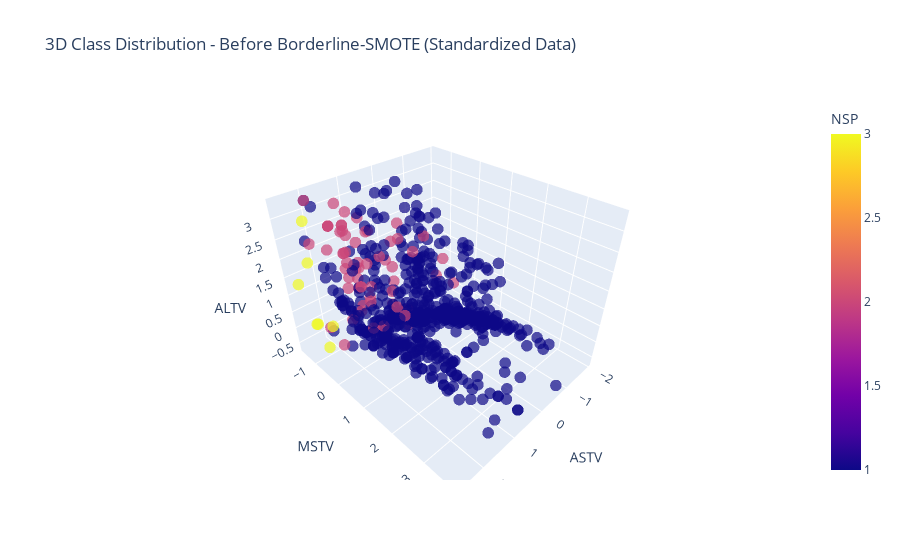

Notebook code cell kept with this figure:
### Markdown cell above
Data augmentation expands datasets by creating balanced sets, enhancing overall classification accuracy. It enhances the performance of the proposed AI models. As data are imbalanced, therefore, it is necessary to apply synthetic minority oversampling approach (SMOTE). to handle the imbalance of classes. By interpolating existing minority-class samples, this approach creates new synthetic samples. This process enhances the model’s overall performance and lowers overfitting on skewed classes.

### Code cell
import plotly.express as px
import plotly.graph_objects as go

# Now plot easily
fig = px.scatter_3d(
    X_train_reduced_df, 
    x='ASTV', 
    y='MSTV', 
    z='ALTV',
    color='NSP',
    color_discrete_map={'0': 'green', '1': 'orange', '2': 'red'},
    title='3D Class Distribution - Before Borderline-SMOTE (Standardized Data)',
    opacity=0.7
)

fig.update_traces(marker=dict(size=4))
fig.show()

### Figure 1 — Plotly figure (JSON) as saved in the notebook; plotly's stock layout.template omitted (floating-point values rounded to 4 significant figures; data arrays with more than 128 entries replaced by an {"elided": "..."} marker saying what was removed)
{"data": [{"hovertemplate": "ASTV=%{x}<br>MSTV=%{y}<br>ALTV=%{z}<br>NSP=%{marker.color}<extra></extra>", "legendgroup": "", "marker": {"color": {"elided": "690 float values"}, "coloraxis": "coloraxis", "opacity": 0.7, "size": 4, "symbol": "circle"}, "mode": "markers", "name": "", "scene": "scene", "showlegend": false, "type": "scatter3d", "x": {"elided": "690 float values"}, "y": {"elided": "690 float values"}, "z": {"elided": "690 float values"}}], "layout": {"coloraxis": {"colorbar": {"title": {"text": "NSP"}}, "colorscale": [[0, "#0d0887"], [0.1111, "#46039f"], [0.2222, "#7201a8"], [0.3333, "#9c179e"], [0.4444, "#bd3786"], [0.5556, "#d8576b"], [0.6667, "#ed7953"], [0.7778, "#fb9f3a"], [0.8889, "#fdca26"], [1, "#f0f921"]]}, "legend": {"tracegroupgap": 0}, "scene": {"domain": {"x": [0, 1], "y": [0, 1]}, "xaxis": {"title": {"text": "ASTV"}}, "yaxis": {"title": {"text": "MSTV"}}, "zaxis": {"title": {"text": "ALTV"}}}, "title": {"text": "3D Class Distribution - Before Borderline-SMOTE (Standardized Data)"}}}
